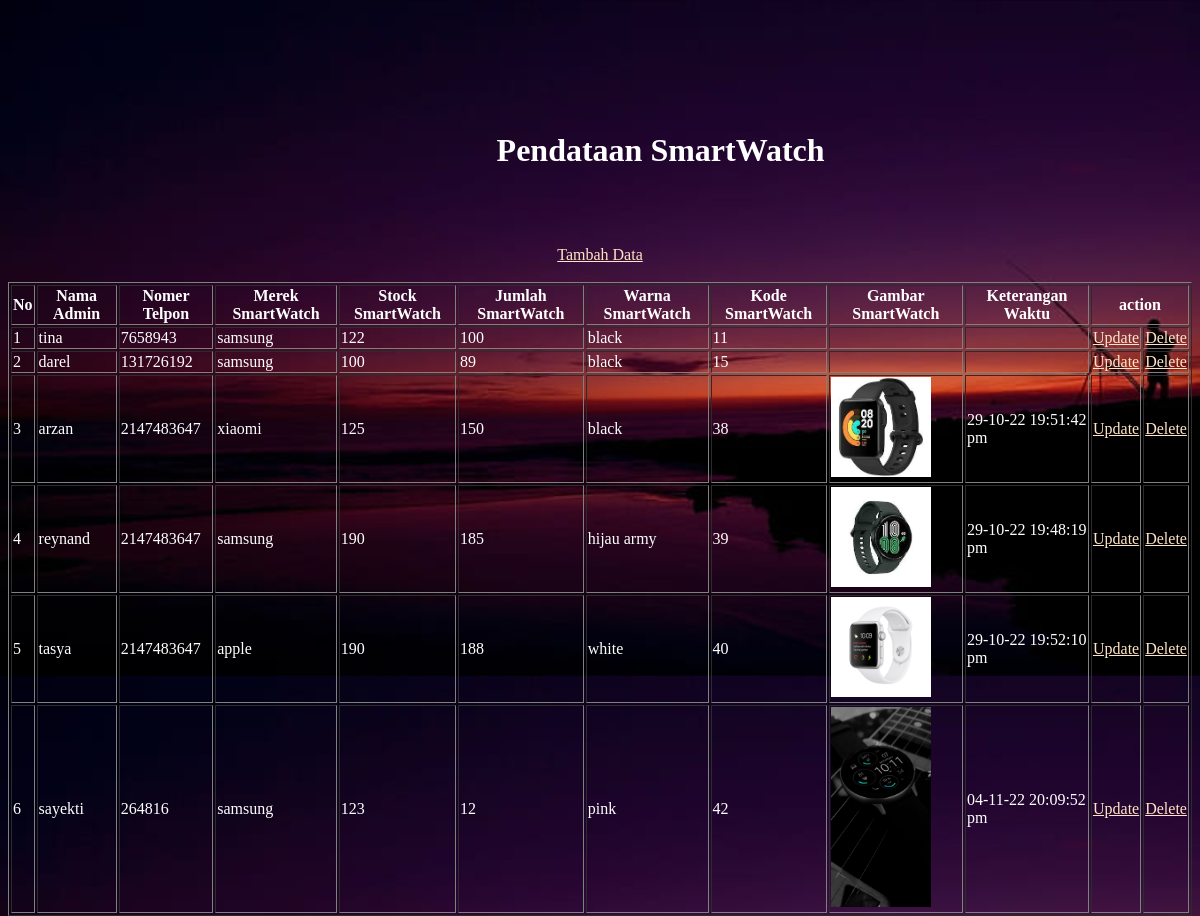
The page /tampil.php on the database its author committed.
### tables this page shows
CREATE TABLE `data_weartime` (
  `Nama_Admin` text NOT NULL,
  `Nomer_Telepon` int(12) NOT NULL,
  `Merek_SmartWatch` varchar(25) NOT NULL,
  `Jumlah_Stock` int(200) NOT NULL,
  `Jumlah_Terjual` int(200) NOT NULL,
  `Warna_Tersedia` text NOT NULL,
  `kode_SmartWatch` int(11) NOT NULL,
  `gambar` varchar(100) NOT NULL,
  `keterangan` varchar(50) NOT NULL
);

### tampil.php (the view, shortened to what this page needs)
<?php
    require 'config.php';
    $result = mysqli_query($db, "SELECT * FROM data_weartime");
?>
<!DOCTYPE html>
<html lang="en">
<head>
    <link rel ="stylesheet"  href = "data.css">
</head>
<body>
    <h3>Pendataan SmartWatch</h3>
    <center>
    <a href="formulir.php">Tambah Data</a><br>
    <table border='1'>
        <tr><br>
            <th>No</th>
            <th>Nama Admin</th>
            <th>Nomer Telpon</th>
            <th>Merek SmartWatch</th>
            <th>Stock SmartWatch</th>
            <th>Jumlah SmartWatch</th>
            <th>Warna SmartWatch</th>
            <th>Kode SmartWatch</th>
            <th>Gambar SmartWatch</th>
            <th>Keterangan Waktu</th>
            <th colspan='2'>action</th>
        </tr>
        <?php
            $i = 1;
            while($row = mysqli_fetch_array($result)){
        ?>
        <tr>
            <td><?=$i; ?></td>
            <td><?=$row['Nama_Admin']?></td>
            <td><?=$row['Nomer_Telepon']?></td>
            <td><?=$row['Merek_SmartWatch']?></td>
            <td><?=$row['Jumlah_Stock']?></td>
            <td><?=$row['Jumlah_Terjual']?></td>
            <td><?=$row['Warna_Tersedia']?></td>
            <td><?=$row['kode_SmartWatch']?></td>
            <td><img src="gambar_SW/<?=$row['gambar']?>" alt="" width = "100px"></td>
            <td><?=$row['keterangan']?></td>
            <td><a href="update.php?kode_SmartWatch=<?=$row['kode_SmartWatch']?>"> Update </a></td>
            <td><a href="delete.php?kode_SmartWatch=<?=$row['kode_SmartWatch']?>">Delete</a></td>
        </tr>
            <?php
             $i++;
                }
            ?>
    </table>
</body>
</html>

### data.css (style rules this page uses)
a { color: bisque; }
html { margin: 0; padding: 0; width: 100%; height: 100px; background-image: url("bggg.jpg"); background-repeat: repeat-y; background-size: cover; display: block; font-size: medium; color: white; }
h3 { font-size: xx-large; padding: 100px 15px 45px; margin-left: 40%; }

### rows shown on the page
data_weartime: Nama_Admin "tina", Nomer_Telepon "7658943", Merek_SmartWatch "samsung", Jumlah_Stock "122", Jumlah_Terjual "100", Warna_Tersedia "black", kode_SmartWatch "11"
data_weartime: Nama_Admin "darel", Nomer_Telepon "131726192", Merek_SmartWatch "samsung", Jumlah_Stock "100", Jumlah_Terjual "89", Warna_Tersedia "black", kode_SmartWatch "15"
data_weartime: Nama_Admin "arzan", Nomer_Telepon "2147483647", Merek_SmartWatch "xiaomi", Jumlah_Stock "125", Jumlah_Terjual "150", Warna_Tersedia "black", kode_SmartWatch "38", gambar (picture), keterangan "29-10-22 19:51:42 pm"
data_weartime: Nama_Admin "reynand", Nomer_Telepon "2147483647", Merek_SmartWatch "samsung", Jumlah_Stock "190", Jumlah_Terjual "185", Warna_Tersedia "hijau army", kode_SmartWatch "39", gambar (picture), keterangan "29-10-22 19:48:19 pm"
data_weartime: Nama_Admin "tasya", Nomer_Telepon "2147483647", Merek_SmartWatch "apple", Jumlah_Stock "190", Jumlah_Terjual "188", Warna_Tersedia "white", kode_SmartWatch "40", gambar (picture), keterangan "29-10-22 19:52:10 pm"
data_weartime: Nama_Admin "sayekti", Nomer_Telepon "264816", Merek_SmartWatch "samsung", Jumlah_Stock "123", Jumlah_Terjual "12", Warna_Tersedia "pink", kode_SmartWatch "42", gambar (picture), keterangan "04-11-22 20:09:52 pm"
